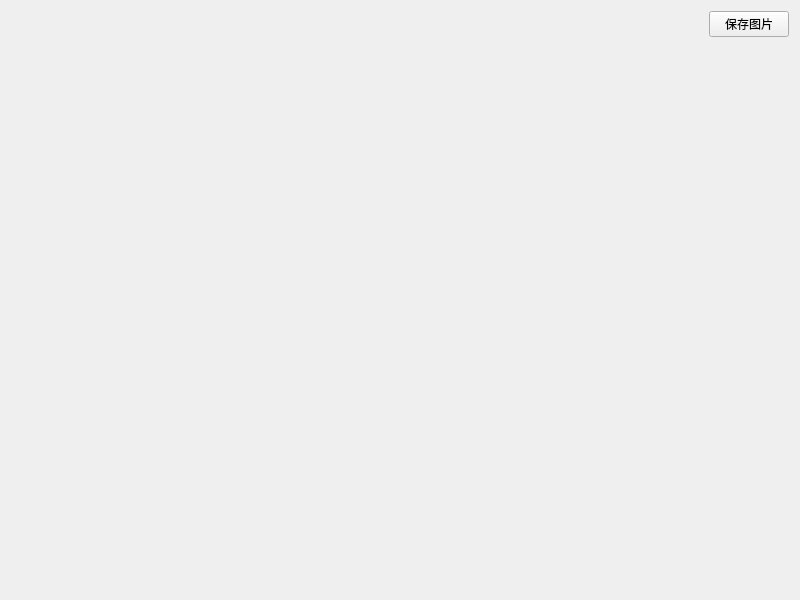
<?xml version="1.0" encoding="UTF-8"?>
<ui version="4.0">
 <class>grayview</class>
 <widget class="QWidget" name="grayview">
  <property name="geometry">
   <rect>
    <x>0</x>
    <y>0</y>
    <width>800</width>
    <height>600</height>
   </rect>
  </property>
  <property name="sizeIncrement">
   <size>
    <width>800</width>
    <height>600</height>
   </size>
  </property>
  <property name="windowTitle">
   <string>grayview</string>
  </property>
  <layout class="QGridLayout" name="gridLayout">
   <item row="1" column="0">
    <widget class="MyLabel" name="Gview">
     <property name="text">
      <string/>
     </property>
    </widget>
   </item>
   <item row="0" column="0" alignment="Qt::AlignRight">
    <widget class="QPushButton" name="pushButton">
     <property name="text">
      <string>保存图片</string>
     </property>
    </widget>
   </item>
  </layout>
 </widget>
 <layoutdefault spacing="6" margin="11"/>
 <customwidgets>
  <customwidget>
   <class>MyLabel</class>
   <extends>QLabel</extends>
   <header location="global">MyLabel.h</header>
  </customwidget>
 </customwidgets>
 <resources/>
 <connections/>
</ui>
